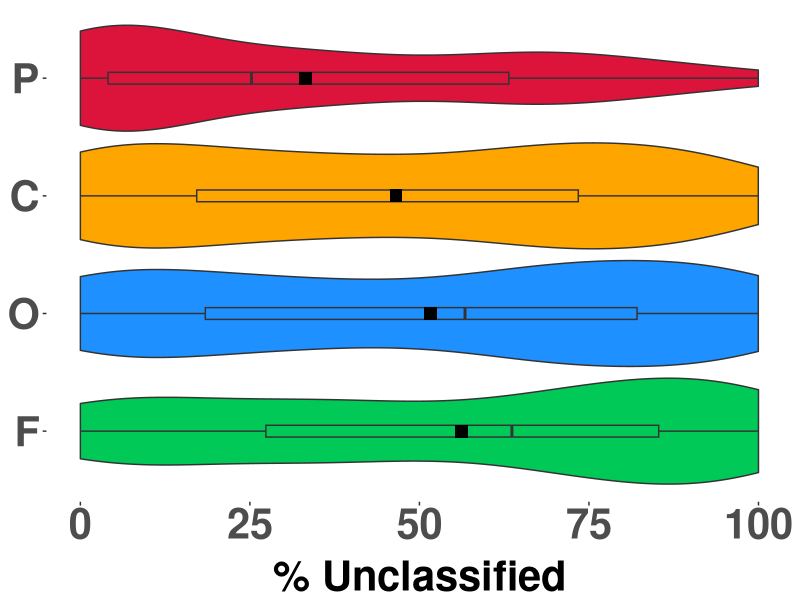
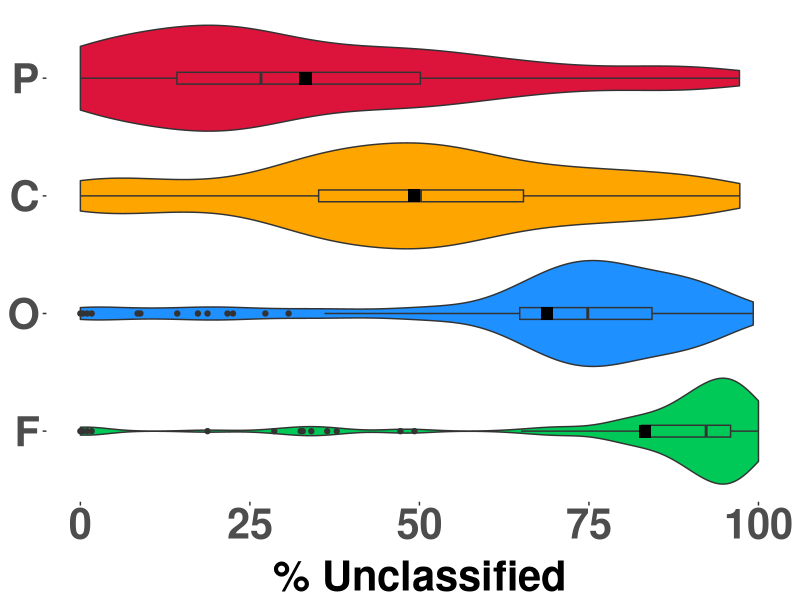
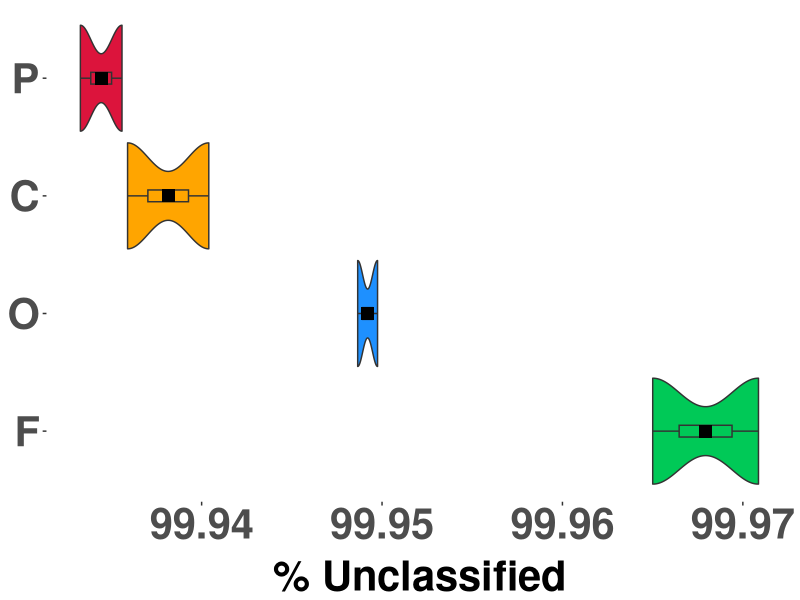
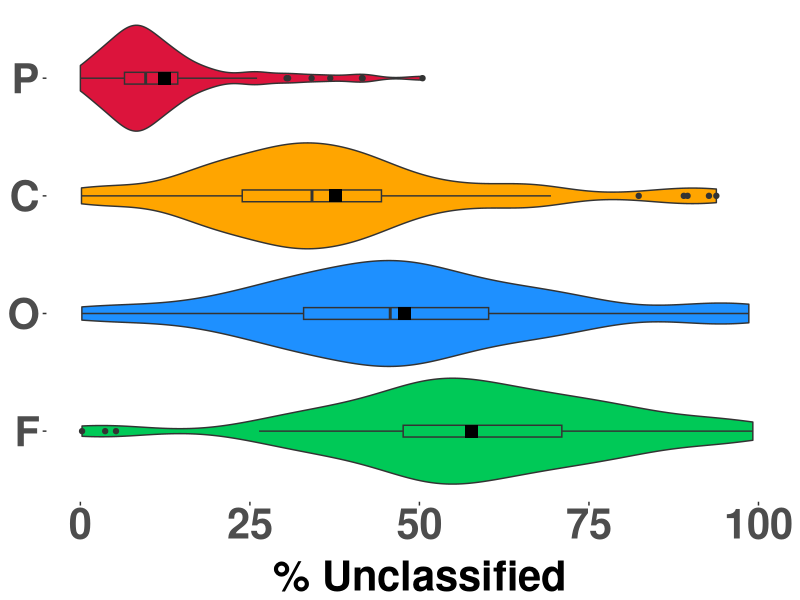
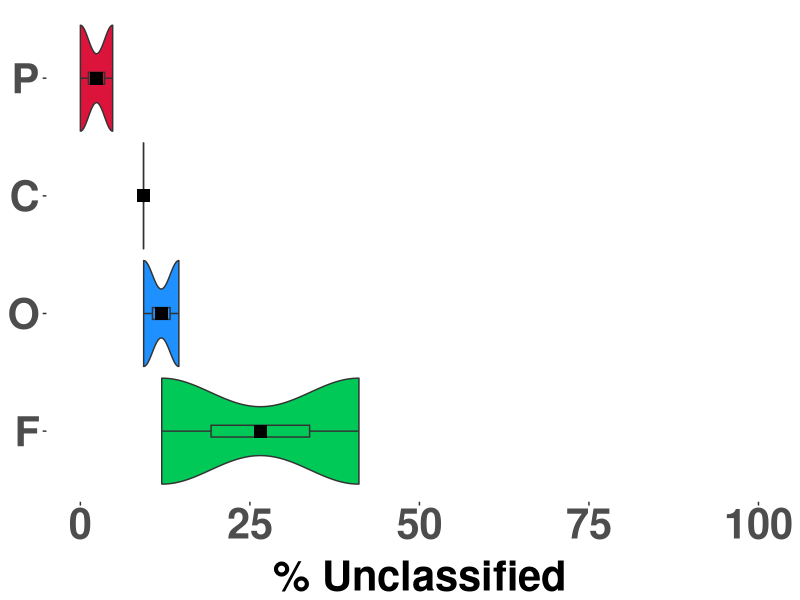
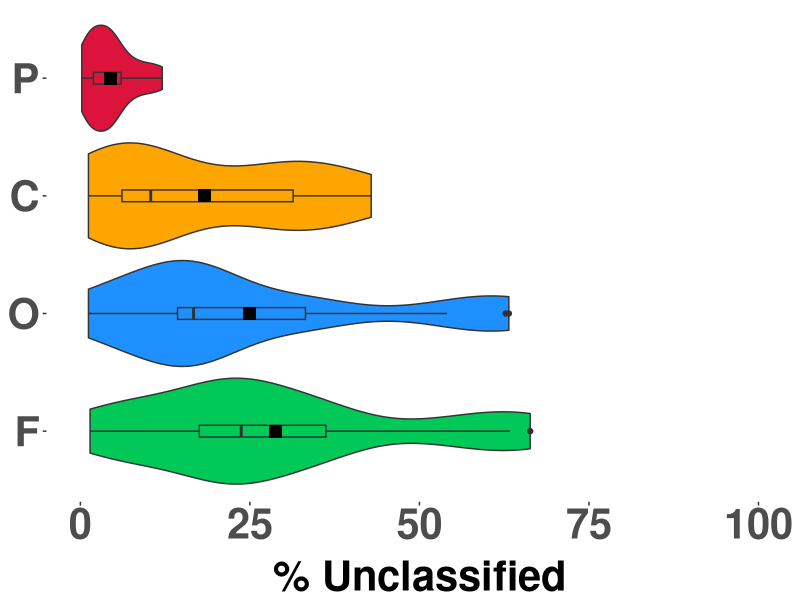
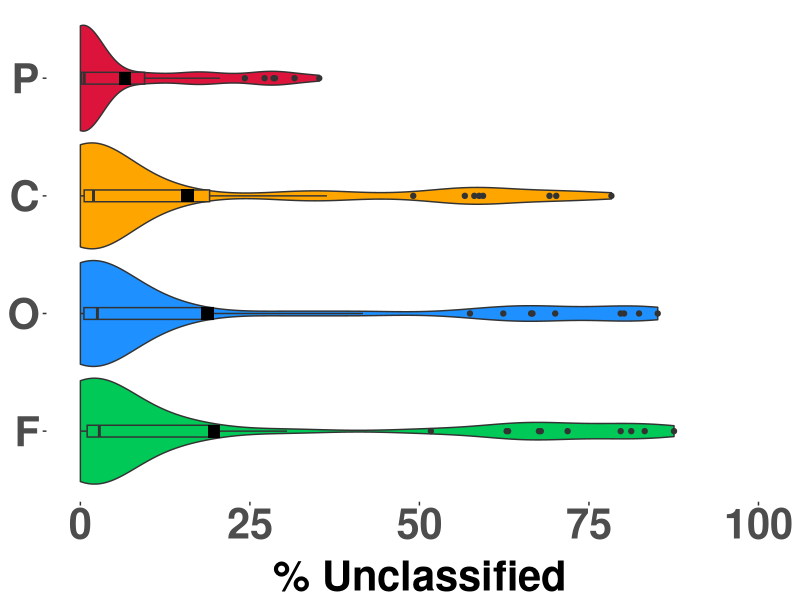
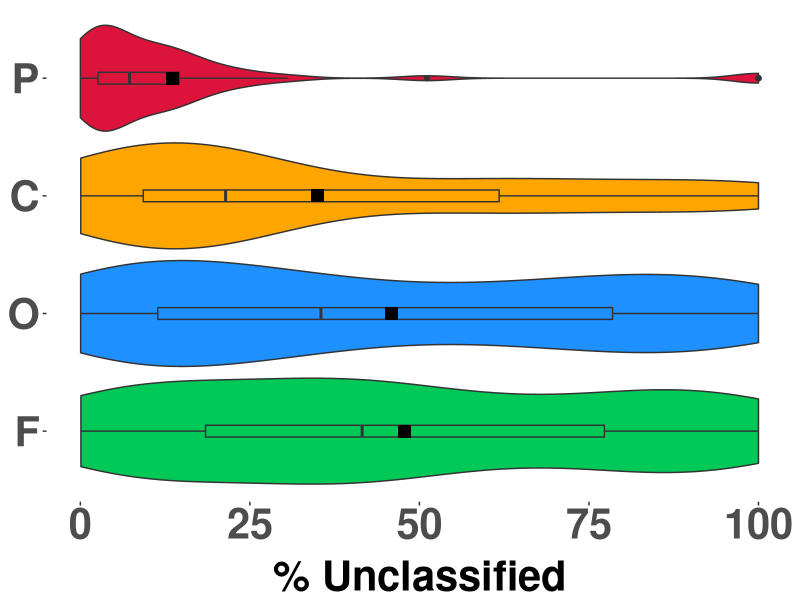

Write the R code that produced these figures, in order.
# Senthil / UNLV / May 27 2015
# This version includes Coleman et al., YNP samples
library(plyr)
library(reshape2)
library(ggplot2)
mydat <- read.table('current_opinion_fig1_data.csv',
                    head=T, row.names=NULL, sep='\t')
melt_mydat<-melt(mydat)

## Violin plots for YNP, WC, Armenia, Tibet, Tengchong, NZ, Phil,
## Guaymas Bay, GBS samples. Final version:
## http://www.ncbi.nlm.nih.gov/pubmed/26113243

## Some samples are organized by sites, others by region
sitelist <- c('Yellowstone National Park',
              'Great Basin', 'Guaymas Bay')
regionlist <- c('Canada', 'Armenia', 'Tibet', 'China', 'New Zealand',
                 'Philippines')

## Separate x and y axis lines in theme to display axis lines properly
## http://stackoverflow.com/questions/35833307/ggplot2-axis-not-showing-after-using-themeaxis-line-element-line

for (i in seq(sitelist)){
    dat <- subset(melt_mydat, Site == sitelist[[i]])
    pdffile <- paste(gsub(' ', '_', sitelist[[i]]),
                     '_may27.pdf', sep='')
    pdf(pdffile, width=8, height=5, useDingbats=FALSE)
    (p <- ggplot(dat, aes(x=variable, y=value*100)) +
     geom_violin(aes(fill=factor(variable)), scale='width') +
     geom_boxplot(aes(fill=factor(variable)), width=0.1) +
     scale_fill_manual(values = c('#00C957', '#1E90FF',
                           '#FFA500', '#DC143C')) +
     scale_y_continuous(limits=c(0, 100)) +
     ylab('% Unclassified') +
     stat_summary(fun.y = 'mean', geom = 'point',
                  shape=15, size=4, fill= 'white') +
     coord_flip())

    if (sitelist[[i]] == 'Guaymas Bay'){
        (p <- ggplot(dat, aes(x=variable, y=value*100)) +
         geom_violin(aes(fill=factor(variable)), scale='width') +
         geom_boxplot(aes(fill=factor(variable)), width=0.1) +
         scale_fill_manual(values = c('#00C957', '#1E90FF',
                               '#FFA500', '#DC143C')) +
         ylab('% Unclassified') +
         stat_summary(fun.y = 'mean', geom = 'point',
                      shape=15, size=4, fill= 'white') +
         coord_flip())
    }
    print(p + theme(panel.background=element_blank(),
                    panel.border=element_blank(),
                    panel.grid.minor=element_blank(),
                    panel.grid.major=element_blank(),
		    axis.line.x=element_line(color="black", size=0),
                    axis.line.y=element_line(color="black", size=0),
                    axis.text.x=element_text(size=30, face='bold'),
                    axis.text.y=element_text(size=30, face='bold'),
                    axis.title.x=element_text(size=30, face='bold',
                        vjust=0.2),
                    axis.title.y=element_blank(),
                    legend.position='none'))
    dev.off()
    rm(p)
}

for (i in seq(regionlist)){
    dat <- subset(melt_mydat, Region == regionlist[[i]])
    pdffile <- paste(gsub(' ', '_', regionlist[[i]]),
                     '_may27.pdf', sep='')
    if (regionlist[[i]] == 'China'){
        pdffile <- 'Tengchong_may27.pdf'
    }
    pdf(pdffile, width=8, height=5, useDingbats=FALSE)
    (p <- ggplot(dat, aes(x=variable, y=value*100)) +
     geom_violin(aes(fill=factor(variable)), scale='width') +
     geom_boxplot(aes(fill=factor(variable)), width=0.1) +
     scale_fill_manual(values = c('#00C957', '#1E90FF',
                           '#FFA500', '#DC143C')) +
     scale_y_continuous(limits=c(0, 100)) +
     ylab('% Unclassified') +
     stat_summary(fun.y = 'mean', geom = 'point',
                  shape=15, size=4, fill= 'white') +
     coord_flip())
    
    print(p + theme(panel.background=element_blank(),
                    panel.border=element_blank(),
                    panel.grid.minor=element_blank(),
                    panel.grid.major=element_blank(),
		    axis.line.x=element_line(color="black", size=0),
                    axis.line.y=element_line(color="black", size=0),
                    axis.text.x=element_text(size=30, face='bold'),
                    axis.text.y=element_text(size=30, face='bold'),
                    axis.title.x=element_text(size=30, face='bold',
                        vjust=0.2),
                    axis.title.y=element_blank(),
                    legend.position='none'))
    dev.off()
    rm(p)
}
